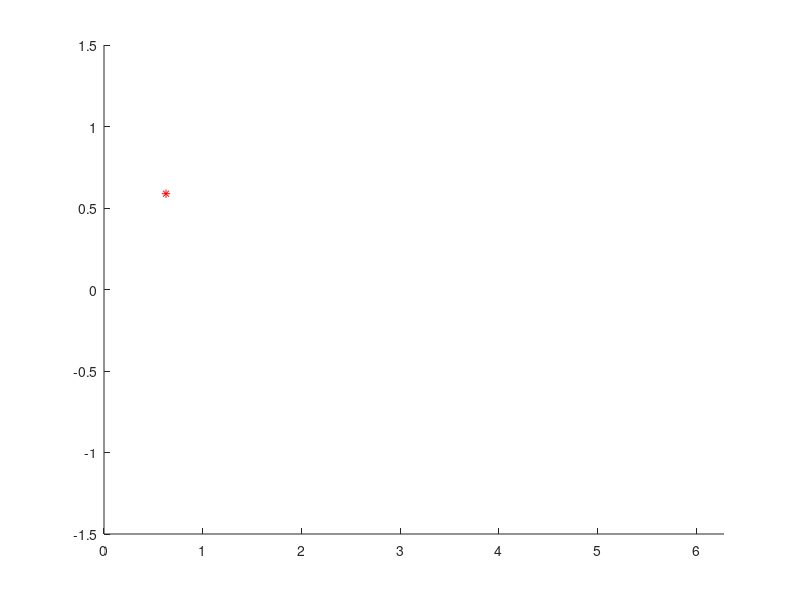

Here is the MATLAB script that generated this plot:
tstart = tic
tcurrent = toc(tstart)

g = 0

%x = 0:0.1:0;
x = 0;
p = 0;
y = sin(x);

axis([0 2*pi -1.5 1.5])

while tcurrent < 10
    cla
	tcurrent = toc(tstart);
	x = x+2*pi/10;
   
    if x==2*pi
        x = 0;
    end
    
    
    %p = p+2*pi/10;
    
    %if p == 2*pi
    %    p = 0;
    %end
    
    %x = 0:0.1:p;
    
    y = sin(x);
    
    axis manual
    hold on
    plot(x,y,'r:*'); %xlim([0 2*pi]); ylim([-1.5 1.5])
        
	drawnow
    hold on
end